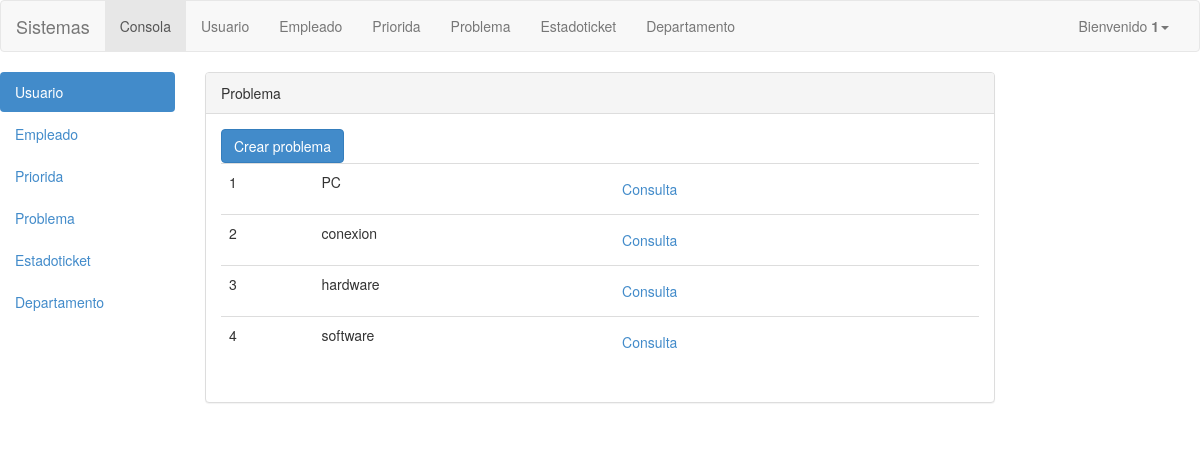
Page /ProyectoPR4/empleado/problema.php (signed in) on the committed database.
### tables this page shows
CREATE TABLE IF NOT EXISTS `problema` (
  `idproblema` int(11) NOT NULL AUTO_INCREMENT,
  `nombreProblema` varchar(45) DEFAULT NULL,
  PRIMARY KEY (`idproblema`)
);

### ProyectoPR4/empleado/problema.php (the view, shortened to what this page needs)
<!DOCTYPE html>
<html lang="en">
<head>
	<LINK rel="stylesheet" HREF="../../ProyectoPR4/css/bootstrap-3.2.0-dist/css/bootstrap.css"  >
</head>
<body>
<?php
include("../include/menu.php");
?>
<div class="row">
 <div class="col-md-2">
   <?php
include("../include/menulateral.php");
    ?>
 </div>
  <div class="col-md-8">
  	<div class="panel panel-default">
  <div class="panel-heading">Problema</div>
  <div class="panel-body">
  <div><button type="button" class="btn btn-primary" data-toggle="modal" data-target=".bs-example-modal-lg">Crear problema</button></div>
  <table class="table">
  <?php
$result= mysql_query("select idproblema,nombreProblema from problema");
while ($row=mysql_fetch_array($result)) {
?>
<tr>
  <td><?php echo$row["idproblema"]  ?></td>
  <td><?php echo$row["nombreProblema"]  ?></td>
 <td><form  id="updateCita" method="GET" action="actualizarproblema.php ">
<input type="submit" name="cmdguardar" class="btn btn-link" value="Consulta" POST="SUMIT"/>
</form></td>
</tr>
<?php
}
?>
</table>
  </div>
</div>
  </div>
</div>
</body>
</html>

### rows in the picture
problema: idproblema "1", nombreProblema "PC"
problema: idproblema "2", nombreProblema "conexion"
problema: idproblema "3", nombreProblema "hardware"
problema: idproblema "4", nombreProblema "software"

### other values in the picture
$_SESSION['userid'] "1"
